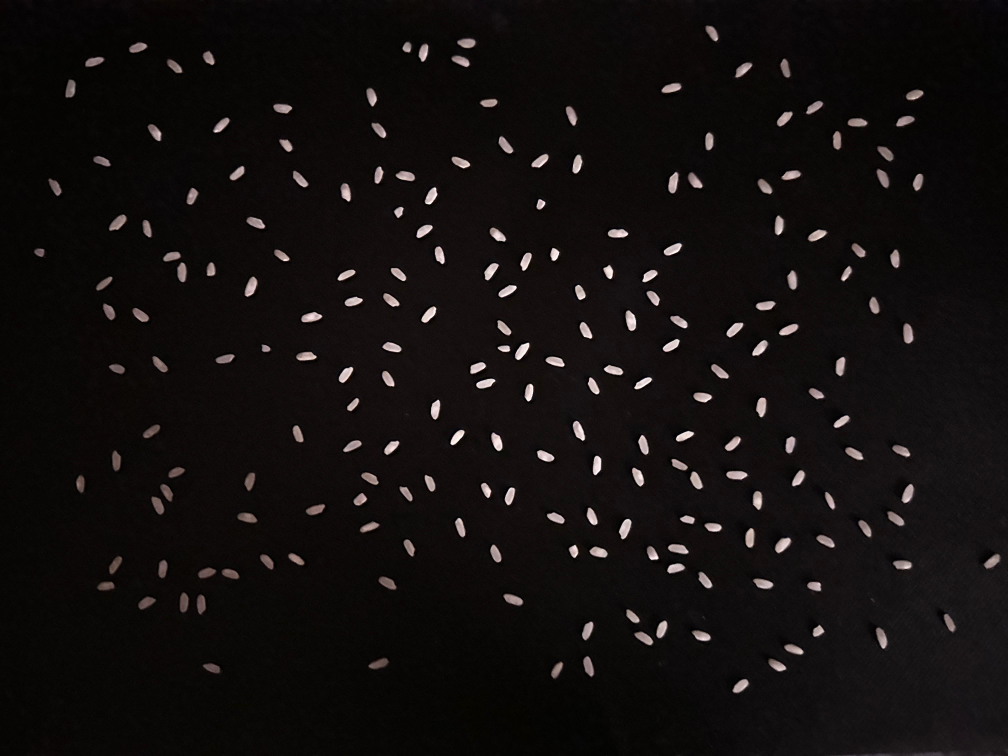
#> input picture Odev 3- Pirinc Say/prnc.jpeg, 4032 x 3024 px (shown at 1/4 size)
$ python odev3.py
#> lines starting #> are read from the running program, lines starting #| are printed output that depends on the picture; after the words box and inside, x2 and y2 are one past the last pixel; in counts of white or black regions, pixels touching at a corner belong together
import cv2

img = cv2.imread("prnc.jpeg")
#> img is the input picture: shape (3024, 4032, 3); mean B, G, R 14.5, 15.3, 18.7
img = cv2.resize(img, (700, 500))
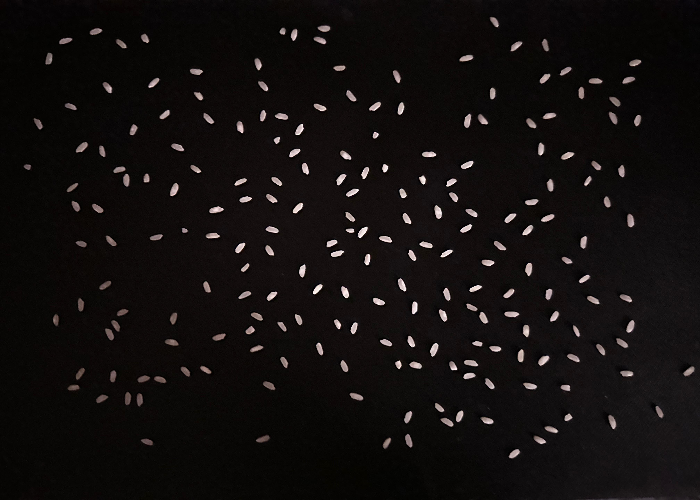
#> img: shape (500, 700, 3); mean B, G, R 14.4, 15.2, 18.6
cevir = cv2.cvtColor(img, cv2.COLOR_RGB2GRAY)
ret, threshold = cv2.threshold(cevir, 55, 250, cv2.THRESH_BINARY)
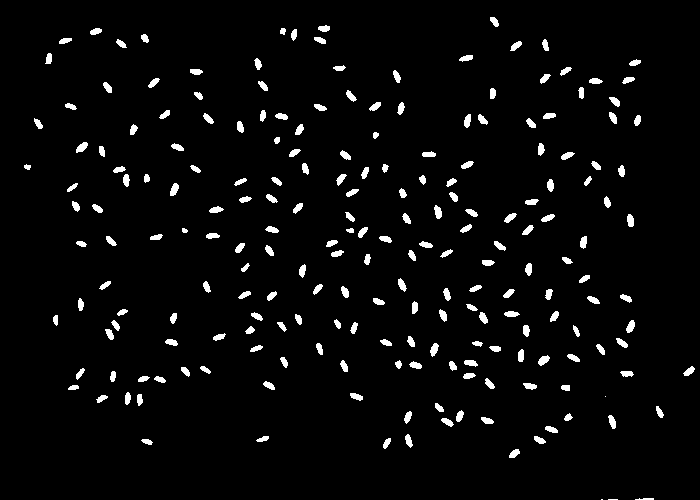
#> threshold: shape (500, 700); values 0 (black) and 250 (white), 3.6% white; 215 white regions (3 under 20 px)
pirincsay, _ = cv2.findContours(threshold, cv2.RETR_EXTERNAL, cv2.CHAIN_APPROX_SIMPLE)
#> pirincsay = 215 contours, 5 with area under 20; largest, box (x1, y1, x2, y2) and area: (538, 355, 550, 366) 66, (76, 142, 88, 153) 66, (170, 183, 179, 196) 64, (434, 205, 442, 219) 63, (430, 343, 439, 357) 62
print("Pirinc sayisi: ",len(pirincsay))
#| Pirinc sayisi:  215
arkaplan = cv2.bitwise_and(img, img, mask=threshold)
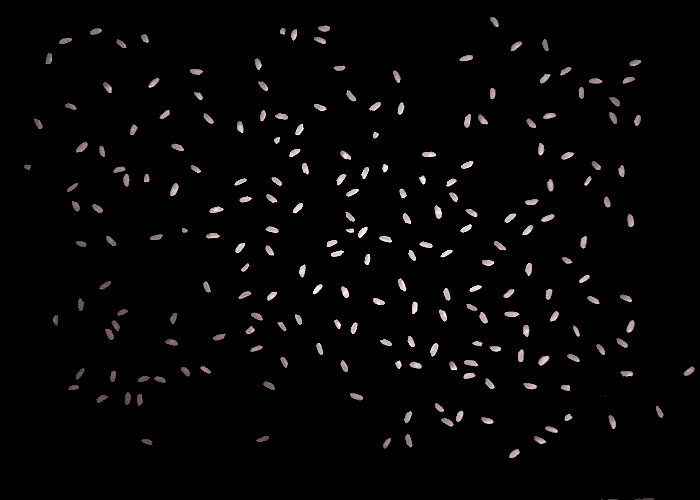
#> arkaplan: shape (500, 700, 3); mean B, G, R 5.2, 5.3, 5.9
cv2.imshow("ilk hali", img)
cv2.imshow("Son hali", arkaplan)
cv2.waitKey(0)
cv2.destroyAllWindows()
